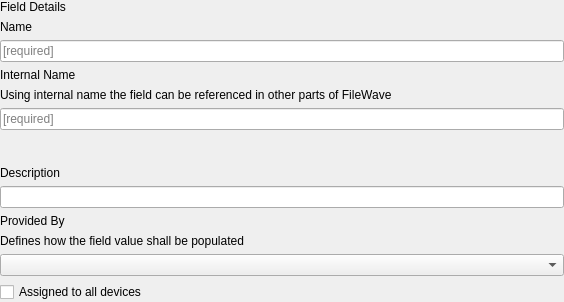
<?xml version="1.0" encoding="UTF-8"?>
<ui version="4.0">
 <class>CustomFieldDetailsWidget</class>
 <widget class="QWidget" name="CustomFieldDetailsWidget">
  <property name="geometry">
   <rect>
    <x>0</x>
    <y>0</y>
    <width>564</width>
    <height>282</height>
   </rect>
  </property>
  <property name="windowTitle">
   <string>Form</string>
  </property>
  <layout class="QVBoxLayout" name="verticalLayout">
   <property name="leftMargin">
    <number>0</number>
   </property>
   <property name="topMargin">
    <number>0</number>
   </property>
   <property name="rightMargin">
    <number>0</number>
   </property>
   <property name="bottomMargin">
    <number>0</number>
   </property>
   <item>
    <widget class="QLabel" name="lSectionField">
     <property name="text">
      <string>Field Details</string>
     </property>
    </widget>
   </item>
   <item>
    <widget class="QLabel" name="label">
     <property name="minimumSize">
      <size>
       <width>110</width>
       <height>0</height>
      </size>
     </property>
     <property name="text">
      <string>Name</string>
     </property>
     <property name="alignment">
      <set>Qt::AlignLeading|Qt::AlignLeft|Qt::AlignVCenter</set>
     </property>
    </widget>
   </item>
   <item>
    <widget class="QLineEdit" name="displayName">
     <property name="placeholderText">
      <string>[required]</string>
     </property>
    </widget>
   </item>
   <item>
    <widget class="QLabel" name="label_2">
     <property name="minimumSize">
      <size>
       <width>110</width>
       <height>0</height>
      </size>
     </property>
     <property name="text">
      <string>Internal Name</string>
     </property>
     <property name="alignment">
      <set>Qt::AlignLeading|Qt::AlignLeft|Qt::AlignVCenter</set>
     </property>
    </widget>
   </item>
   <item>
    <widget class="QLabel" name="lTipInternalName">
     <property name="text">
      <string>Using internal name the field can be referenced in other parts of FileWave</string>
     </property>
    </widget>
   </item>
   <item>
    <widget class="QLineEdit" name="fieldName">
     <property name="placeholderText">
      <string>[required]</string>
     </property>
    </widget>
   </item>
   <item>
    <widget class="QLabel" name="lWarningFieldName">
     <property name="minimumSize">
      <size>
       <width>0</width>
       <height>24</height>
      </size>
     </property>
     <property name="text">
      <string/>
     </property>
     <property name="alignment">
      <set>Qt::AlignLeading|Qt::AlignLeft|Qt::AlignTop</set>
     </property>
     <property name="wordWrap">
      <bool>true</bool>
     </property>
    </widget>
   </item>
   <item>
    <widget class="QLabel" name="label_3">
     <property name="text">
      <string>Description</string>
     </property>
     <property name="alignment">
      <set>Qt::AlignLeading|Qt::AlignLeft|Qt::AlignVCenter</set>
     </property>
    </widget>
   </item>
   <item>
    <widget class="QLineEdit" name="description"/>
   </item>
   <item>
    <widget class="QLabel" name="label_4">
     <property name="text">
      <string>Provided By</string>
     </property>
     <property name="alignment">
      <set>Qt::AlignLeading|Qt::AlignLeft|Qt::AlignVCenter</set>
     </property>
    </widget>
   </item>
   <item>
    <widget class="QLabel" name="lTipProvidedBy">
     <property name="text">
      <string>Defines how the field value shall be populated</string>
     </property>
    </widget>
   </item>
   <item>
    <widget class="QComboBox" name="providedBy">
     <property name="enabled">
      <bool>true</bool>
     </property>
    </widget>
   </item>
   <item>
    <widget class="QCheckBox" name="cbGlobalField">
     <property name="text">
      <string>Assigned to all devices</string>
     </property>
    </widget>
   </item>
  </layout>
 </widget>
 <tabstops>
  <tabstop>displayName</tabstop>
  <tabstop>fieldName</tabstop>
  <tabstop>description</tabstop>
  <tabstop>providedBy</tabstop>
  <tabstop>cbGlobalField</tabstop>
 </tabstops>
 <resources/>
 <connections/>
</ui>
